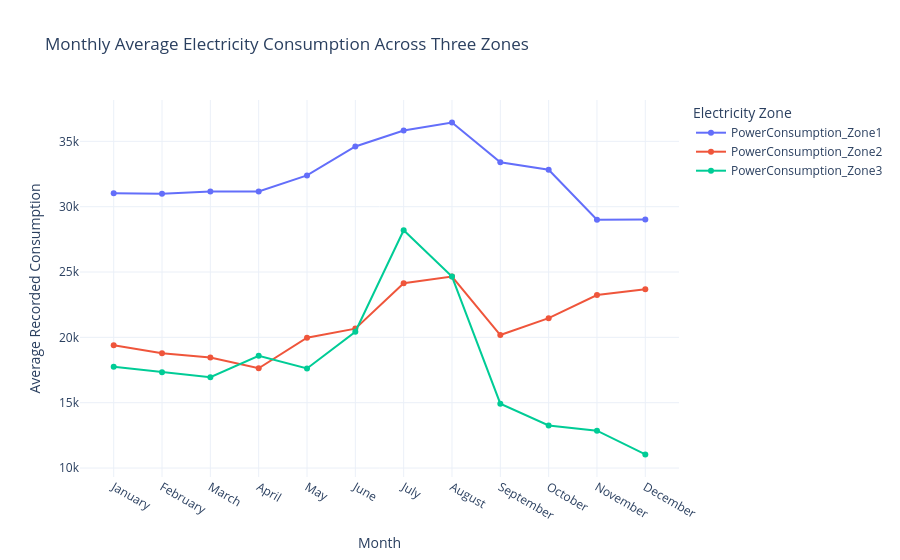

The code cell stored with this chart in its notebook:
### Code cell
fig = px.line(
    monthly_trend_long,
    x='Month Name',
    y='Average Consumption',
    color='Zone',
    markers=True,
    category_orders={'Month Name': list(month_names.values())},
    title='Monthly Average Electricity Consumption Across Three Zones',
    labels={
        'Month Name': 'Month',
        'Average Consumption': 'Average Recorded Consumption',
        'Zone': 'Electricity Zone'
    },
    template='plotly_white'
)

fig.update_layout(
    hovermode='x unified',
    legend_title='Electricity Zone'
)

fig.show()

### Figure 1 — Plotly figure (JSON) as saved in the notebook; plotly's stock layout.template omitted (floating-point values rounded to 4 significant figures)
{"data": [{"hovertemplate": "Electricity Zone=PowerConsumption_Zone1<br>Month=%{x}<br>Average Recorded Consumption=%{y}<extra></extra>", "legendgroup": "PowerConsumption_Zone1", "line": {"color": "#636efa", "dash": "solid"}, "marker": {"symbol": "circle"}, "mode": "lines+markers", "name": "PowerConsumption_Zone1", "orientation": "v", "showlegend": true, "type": "scatter", "x": ["January", "February", "March", "April", "May", "June", "July", "August", "September", "October", "November", "December"], "xaxis": "x", "y": [31030.0, 30990.0, 31160.0, 31170.0, 32400.0, 34610.0, 35830.0, 36440.0, 33400.0, 32830.0, 29000.0, 29020.0], "yaxis": "y"}, {"hovertemplate": "Electricity Zone=PowerConsumption_Zone2<br>Month=%{x}<br>Average Recorded Consumption=%{y}<extra></extra>", "legendgroup": "PowerConsumption_Zone2", "line": {"color": "#EF553B", "dash": "solid"}, "marker": {"symbol": "circle"}, "mode": "lines+markers", "name": "PowerConsumption_Zone2", "orientation": "v", "showlegend": true, "type": "scatter", "x": ["January", "February", "March", "April", "May", "June", "July", "August", "September", "October", "November", "December"], "xaxis": "x", "y": [19390.0, 18790.0, 18460.0, 17630.0, 19980.0, 20670.0, 24150.0, 24660.0, 20180.0, 21470.0, 23240.0, 23680.0], "yaxis": "y"}, {"hovertemplate": "Electricity Zone=PowerConsumption_Zone3<br>Month=%{x}<br>Average Recorded Consumption=%{y}<extra></extra>", "legendgroup": "PowerConsumption_Zone3", "line": {"color": "#00cc96", "dash": "solid"}, "marker": {"symbol": "circle"}, "mode": "lines+markers", "name": "PowerConsumption_Zone3", "orientation": "v", "showlegend": true, "type": "scatter", "x": ["January", "February", "March", "April", "May", "June", "July", "August", "September", "October", "November", "December"], "xaxis": "x", "y": [17750.0, 17340.0, 16950.0, 18590.0, 17620.0, 20430.0, 28190.0, 24650.0, 14920.0, 13260.0, 12860.0, 11040.0], "yaxis": "y"}], "layout": {"hovermode": "x unified", "legend": {"title": {"text": "Electricity Zone"}, "tracegroupgap": 0}, "title": {"text": "Monthly Average Electricity Consumption Across Three Zones"}, "xaxis": {"anchor": "y", "categoryarray": ["January", "February", "March", "April", "May", "June", "July", "August", "September", "October", "November", "December"], "categoryorder": "array", "domain": [0, 1], "title": {"text": "Month"}}, "yaxis": {"anchor": "x", "domain": [0, 1], "title": {"text": "Average Recorded Consumption"}}}}
